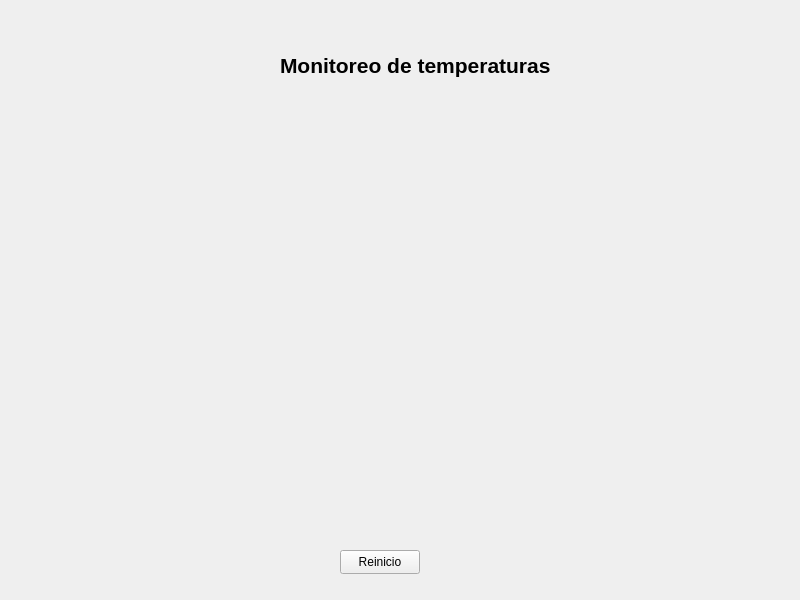
<?xml version="1.0" encoding="UTF-8"?>
<ui version="4.0">
 <class>MainWindow</class>
 <widget class="QMainWindow" name="MainWindow">
  <property name="geometry">
   <rect>
    <x>0</x>
    <y>0</y>
    <width>800</width>
    <height>600</height>
   </rect>
  </property>
  <property name="windowTitle">
   <string>MainWindow</string>
  </property>
  <widget class="QWidget" name="centralwidget">
   <widget class="QPushButton" name="boton_reinicio">
    <property name="geometry">
     <rect>
      <x>340</x>
      <y>550</y>
      <width>80</width>
      <height>24</height>
     </rect>
    </property>
    <property name="text">
     <string>Reinicio</string>
    </property>
   </widget>
   <widget class="QLabel" name="titulo_grafica">
    <property name="geometry">
     <rect>
      <x>280</x>
      <y>50</y>
      <width>281</width>
      <height>31</height>
     </rect>
    </property>
    <property name="font">
     <font>
      <pointsize>16</pointsize>
      <bold>true</bold>
     </font>
    </property>
    <property name="text">
     <string>Monitoreo de temperaturas</string>
    </property>
   </widget>
   <widget class="QLabel" name="alarma">
    <property name="geometry">
     <rect>
      <x>330</x>
      <y>510</y>
      <width>161</width>
      <height>31</height>
     </rect>
    </property>
    <property name="contextMenuPolicy">
     <enum>Qt::ContextMenuPolicy::DefaultContextMenu</enum>
    </property>
    <property name="layoutDirection">
     <enum>Qt::LayoutDirection::LeftToRight</enum>
    </property>
    <property name="text">
     <string/>
    </property>
    <property name="alignment">
     <set>Qt::AlignmentFlag::AlignLeading|Qt::AlignmentFlag::AlignLeft|Qt::AlignmentFlag::AlignVCenter</set>
    </property>
   </widget>
   <widget class="QWidget" name="widget_chart" native="true">
    <property name="geometry">
     <rect>
      <x>80</x>
      <y>100</y>
      <width>641</width>
      <height>401</height>
     </rect>
    </property>
   </widget>
   <widget class="QLabel" name="cuadro_alarma">
    <property name="geometry">
     <rect>
      <x>301</x>
      <y>516</y>
      <width>20</width>
      <height>16</height>
     </rect>
    </property>
    <property name="text">
     <string/>
    </property>
   </widget>
  </widget>
 </widget>
 <resources/>
 <connections/>
</ui>
